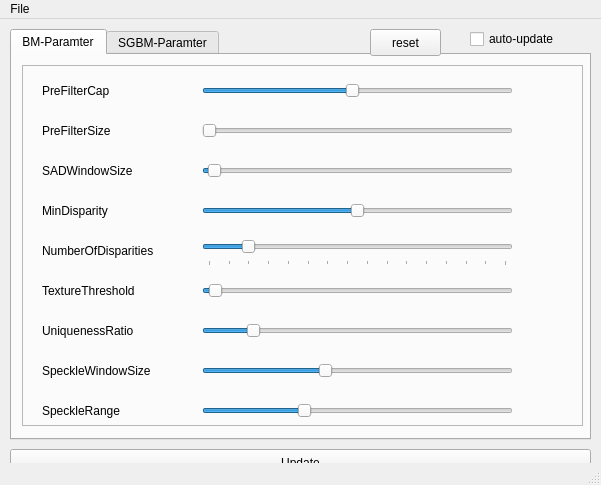
<?xml version="1.0" encoding="UTF-8"?>
<ui version="4.0">
 <class>OpenCVBM</class>
 <widget class="QMainWindow" name="OpenCVBM">
  <property name="geometry">
   <rect>
    <x>0</x>
    <y>0</y>
    <width>601</width>
    <height>485</height>
   </rect>
  </property>
  <property name="windowTitle">
   <string>OpenCVBM - Params</string>
  </property>
  <widget class="QWidget" name="centralwidget">
   <widget class="QLabel" name="BMParameter">
    <property name="geometry">
     <rect>
      <x>10</x>
      <y>10</y>
      <width>181</width>
      <height>17</height>
     </rect>
    </property>
    <property name="font">
     <font>
      <weight>75</weight>
      <bold>true</bold>
     </font>
    </property>
    <property name="text">
     <string/>
    </property>
   </widget>
   <widget class="QCheckBox" name="cb_auto_update">
    <property name="geometry">
     <rect>
      <x>470</x>
      <y>10</y>
      <width>111</width>
      <height>20</height>
     </rect>
    </property>
    <property name="text">
     <string>auto-update</string>
    </property>
    <property name="checked">
     <bool>false</bool>
    </property>
   </widget>
   <widget class="QPushButton" name="pb_update">
    <property name="enabled">
     <bool>true</bool>
    </property>
    <property name="geometry">
     <rect>
      <x>10</x>
      <y>430</y>
      <width>581</width>
      <height>27</height>
     </rect>
    </property>
    <property name="text">
     <string>Update</string>
    </property>
   </widget>
   <widget class="QTabWidget" name="tb_bm">
    <property name="geometry">
     <rect>
      <x>10</x>
      <y>10</y>
      <width>581</width>
      <height>411</height>
     </rect>
    </property>
    <property name="currentIndex">
     <number>0</number>
    </property>
    <widget class="QWidget" name="tab_bm">
     <attribute name="title">
      <string>BM-Paramter</string>
     </attribute>
     <widget class="QFrame" name="frame">
      <property name="geometry">
       <rect>
        <x>10</x>
        <y>10</y>
        <width>561</width>
        <height>361</height>
       </rect>
      </property>
      <property name="frameShape">
       <enum>QFrame::StyledPanel</enum>
      </property>
      <property name="frameShadow">
       <enum>QFrame::Raised</enum>
      </property>
      <widget class="QSlider" name="Slider_PreFilterCap">
       <property name="geometry">
        <rect>
         <x>180</x>
         <y>10</y>
         <width>311</width>
         <height>31</height>
        </rect>
       </property>
       <property name="minimum">
        <number>1</number>
       </property>
       <property name="maximum">
        <number>63</number>
       </property>
       <property name="value">
        <number>31</number>
       </property>
       <property name="orientation">
        <enum>Qt::Horizontal</enum>
       </property>
      </widget>
      <widget class="QLabel" name="PreFilterCap">
       <property name="geometry">
        <rect>
         <x>20</x>
         <y>10</y>
         <width>111</width>
         <height>31</height>
        </rect>
       </property>
       <property name="text">
        <string>PreFilterCap</string>
       </property>
      </widget>
      <widget class="QLabel" name="SADWindowSize">
       <property name="geometry">
        <rect>
         <x>20</x>
         <y>90</y>
         <width>131</width>
         <height>31</height>
        </rect>
       </property>
       <property name="text">
        <string>SADWindowSize</string>
       </property>
      </widget>
      <widget class="QLabel" name="NumberOfDisparities">
       <property name="geometry">
        <rect>
         <x>20</x>
         <y>170</y>
         <width>161</width>
         <height>31</height>
        </rect>
       </property>
       <property name="text">
        <string>NumberOfDisparities</string>
       </property>
      </widget>
      <widget class="QLabel" name="TextureThreshold">
       <property name="geometry">
        <rect>
         <x>20</x>
         <y>210</y>
         <width>131</width>
         <height>31</height>
        </rect>
       </property>
       <property name="text">
        <string>TextureThreshold</string>
       </property>
      </widget>
      <widget class="QLabel" name="UniquenessRatio">
       <property name="geometry">
        <rect>
         <x>20</x>
         <y>250</y>
         <width>131</width>
         <height>31</height>
        </rect>
       </property>
       <property name="text">
        <string>UniquenessRatio</string>
       </property>
      </widget>
      <widget class="QLabel" name="SpeckleWindowSize">
       <property name="geometry">
        <rect>
         <x>20</x>
         <y>290</y>
         <width>171</width>
         <height>31</height>
        </rect>
       </property>
       <property name="text">
        <string>SpeckleWindowSize</string>
       </property>
      </widget>
      <widget class="QLabel" name="SpeckleRange">
       <property name="geometry">
        <rect>
         <x>20</x>
         <y>330</y>
         <width>111</width>
         <height>31</height>
        </rect>
       </property>
       <property name="text">
        <string>SpeckleRange</string>
       </property>
      </widget>
      <widget class="QLabel" name="PreFilterSize">
       <property name="geometry">
        <rect>
         <x>20</x>
         <y>50</y>
         <width>111</width>
         <height>31</height>
        </rect>
       </property>
       <property name="text">
        <string>PreFilterSize</string>
       </property>
      </widget>
      <widget class="QLabel" name="MinDisparity">
       <property name="geometry">
        <rect>
         <x>20</x>
         <y>130</y>
         <width>111</width>
         <height>31</height>
        </rect>
       </property>
       <property name="text">
        <string>MinDisparity</string>
       </property>
      </widget>
      <widget class="QSlider" name="Slider_PreFilterSize">
       <property name="geometry">
        <rect>
         <x>180</x>
         <y>50</y>
         <width>311</width>
         <height>31</height>
        </rect>
       </property>
       <property name="minimum">
        <number>5</number>
       </property>
       <property name="maximum">
        <number>255</number>
       </property>
       <property name="singleStep">
        <number>2</number>
       </property>
       <property name="orientation">
        <enum>Qt::Horizontal</enum>
       </property>
      </widget>
      <widget class="QSlider" name="Slider_MinDisparity">
       <property name="geometry">
        <rect>
         <x>180</x>
         <y>130</y>
         <width>311</width>
         <height>31</height>
        </rect>
       </property>
       <property name="minimum">
        <number>-100</number>
       </property>
       <property name="maximum">
        <number>100</number>
       </property>
       <property name="value">
        <number>0</number>
       </property>
       <property name="sliderPosition">
        <number>0</number>
       </property>
       <property name="orientation">
        <enum>Qt::Horizontal</enum>
       </property>
      </widget>
      <widget class="QSlider" name="Slider_SADWindowSize">
       <property name="geometry">
        <rect>
         <x>180</x>
         <y>90</y>
         <width>311</width>
         <height>31</height>
        </rect>
       </property>
       <property name="minimum">
        <number>5</number>
       </property>
       <property name="maximum">
        <number>255</number>
       </property>
       <property name="value">
        <number>9</number>
       </property>
       <property name="orientation">
        <enum>Qt::Horizontal</enum>
       </property>
      </widget>
      <widget class="QSlider" name="Slider_NumberOfDisparities">
       <property name="geometry">
        <rect>
         <x>180</x>
         <y>170</y>
         <width>311</width>
         <height>31</height>
        </rect>
       </property>
       <property name="minimum">
        <number>16</number>
       </property>
       <property name="maximum">
        <number>256</number>
       </property>
       <property name="singleStep">
        <number>16</number>
       </property>
       <property name="pageStep">
        <number>16</number>
       </property>
       <property name="value">
        <number>48</number>
       </property>
       <property name="orientation">
        <enum>Qt::Horizontal</enum>
       </property>
       <property name="tickPosition">
        <enum>QSlider::TicksBelow</enum>
       </property>
       <property name="tickInterval">
        <number>16</number>
       </property>
      </widget>
      <widget class="QSlider" name="Slider_TextureThreshold">
       <property name="geometry">
        <rect>
         <x>180</x>
         <y>210</y>
         <width>311</width>
         <height>31</height>
        </rect>
       </property>
       <property name="maximum">
        <number>500</number>
       </property>
       <property name="value">
        <number>10</number>
       </property>
       <property name="orientation">
        <enum>Qt::Horizontal</enum>
       </property>
      </widget>
      <widget class="QSlider" name="Slider_UniquenessRatio">
       <property name="geometry">
        <rect>
         <x>180</x>
         <y>250</y>
         <width>311</width>
         <height>31</height>
        </rect>
       </property>
       <property name="maximum">
        <number>100</number>
       </property>
       <property name="value">
        <number>15</number>
       </property>
       <property name="orientation">
        <enum>Qt::Horizontal</enum>
       </property>
      </widget>
      <widget class="QSlider" name="Slider_SpeckleWindowSize">
       <property name="geometry">
        <rect>
         <x>180</x>
         <y>290</y>
         <width>311</width>
         <height>31</height>
        </rect>
       </property>
       <property name="maximum">
        <number>255</number>
       </property>
       <property name="value">
        <number>100</number>
       </property>
       <property name="orientation">
        <enum>Qt::Horizontal</enum>
       </property>
      </widget>
      <widget class="QSlider" name="Slider_SpeckleRange">
       <property name="geometry">
        <rect>
         <x>180</x>
         <y>330</y>
         <width>311</width>
         <height>31</height>
        </rect>
       </property>
       <property name="maximum">
        <number>100</number>
       </property>
       <property name="value">
        <number>32</number>
       </property>
       <property name="orientation">
        <enum>Qt::Horizontal</enum>
       </property>
       <property name="tickPosition">
        <enum>QSlider::NoTicks</enum>
       </property>
       <property name="tickInterval">
        <number>0</number>
       </property>
      </widget>
      <widget class="QLabel" name="label_PreFilterCap">
       <property name="geometry">
        <rect>
         <x>500</x>
         <y>10</y>
         <width>51</width>
         <height>31</height>
        </rect>
       </property>
       <property name="text">
        <string/>
       </property>
      </widget>
      <widget class="QLabel" name="label_PreFilterSize">
       <property name="geometry">
        <rect>
         <x>500</x>
         <y>50</y>
         <width>51</width>
         <height>31</height>
        </rect>
       </property>
       <property name="text">
        <string/>
       </property>
      </widget>
      <widget class="QLabel" name="label_MinDisparity">
       <property name="geometry">
        <rect>
         <x>500</x>
         <y>130</y>
         <width>51</width>
         <height>31</height>
        </rect>
       </property>
       <property name="text">
        <string/>
       </property>
      </widget>
      <widget class="QLabel" name="label_SADWindowSize">
       <property name="geometry">
        <rect>
         <x>500</x>
         <y>90</y>
         <width>51</width>
         <height>31</height>
        </rect>
       </property>
       <property name="text">
        <string/>
       </property>
      </widget>
      <widget class="QLabel" name="label_NumberOfDisparities">
       <property name="geometry">
        <rect>
         <x>500</x>
         <y>170</y>
         <width>51</width>
         <height>31</height>
        </rect>
       </property>
       <property name="text">
        <string/>
       </property>
      </widget>
      <widget class="QLabel" name="label_TextureThreshold">
       <property name="geometry">
        <rect>
         <x>500</x>
         <y>210</y>
         <width>51</width>
         <height>31</height>
        </rect>
       </property>
       <property name="text">
        <string/>
       </property>
      </widget>
      <widget class="QLabel" name="label_UniquenessRatio">
       <property name="geometry">
        <rect>
         <x>500</x>
         <y>250</y>
         <width>51</width>
         <height>31</height>
        </rect>
       </property>
       <property name="text">
        <string/>
       </property>
      </widget>
      <widget class="QLabel" name="label_SpeckleWindowSize">
       <property name="geometry">
        <rect>
         <x>500</x>
         <y>290</y>
         <width>51</width>
         <height>31</height>
        </rect>
       </property>
       <property name="text">
        <string/>
       </property>
      </widget>
      <widget class="QLabel" name="label_SpeckleRange">
       <property name="geometry">
        <rect>
         <x>500</x>
         <y>330</y>
         <width>51</width>
         <height>31</height>
        </rect>
       </property>
       <property name="text">
        <string/>
       </property>
      </widget>
     </widget>
    </widget>
    <widget class="QWidget" name="tab_sgbm">
     <attribute name="title">
      <string>SGBM-Paramter</string>
     </attribute>
     <widget class="QFrame" name="frame_2">
      <property name="geometry">
       <rect>
        <x>10</x>
        <y>10</y>
        <width>561</width>
        <height>361</height>
       </rect>
      </property>
      <property name="frameShape">
       <enum>QFrame::StyledPanel</enum>
      </property>
      <property name="frameShadow">
       <enum>QFrame::Raised</enum>
      </property>
      <widget class="QLabel" name="NumberOfDisparitiesSG">
       <property name="geometry">
        <rect>
         <x>20</x>
         <y>50</y>
         <width>161</width>
         <height>31</height>
        </rect>
       </property>
       <property name="text">
        <string>NumberOfDisparities</string>
       </property>
      </widget>
      <widget class="QLabel" name="UniquenessRatioSG">
       <property name="geometry">
        <rect>
         <x>20</x>
         <y>90</y>
         <width>131</width>
         <height>31</height>
        </rect>
       </property>
       <property name="text">
        <string>UniquenessRatio</string>
       </property>
      </widget>
      <widget class="QLabel" name="SpeckleWindowSizeSG">
       <property name="geometry">
        <rect>
         <x>20</x>
         <y>130</y>
         <width>171</width>
         <height>31</height>
        </rect>
       </property>
       <property name="text">
        <string>SpeckleWindowSize</string>
       </property>
      </widget>
      <widget class="QLabel" name="SpeckleRangeSG">
       <property name="geometry">
        <rect>
         <x>20</x>
         <y>170</y>
         <width>111</width>
         <height>31</height>
        </rect>
       </property>
       <property name="text">
        <string>SpeckleRange</string>
       </property>
      </widget>
      <widget class="QLabel" name="MinDisparitySG">
       <property name="geometry">
        <rect>
         <x>20</x>
         <y>10</y>
         <width>111</width>
         <height>31</height>
        </rect>
       </property>
       <property name="text">
        <string>MinDisparity</string>
       </property>
      </widget>
      <widget class="QSlider" name="Slider_MinDisparitySG">
       <property name="geometry">
        <rect>
         <x>180</x>
         <y>10</y>
         <width>311</width>
         <height>31</height>
        </rect>
       </property>
       <property name="minimum">
        <number>-100</number>
       </property>
       <property name="maximum">
        <number>100</number>
       </property>
       <property name="value">
        <number>0</number>
       </property>
       <property name="sliderPosition">
        <number>0</number>
       </property>
       <property name="orientation">
        <enum>Qt::Horizontal</enum>
       </property>
      </widget>
      <widget class="QSlider" name="Slider_NumberOfDisparitiesSG">
       <property name="geometry">
        <rect>
         <x>180</x>
         <y>50</y>
         <width>311</width>
         <height>31</height>
        </rect>
       </property>
       <property name="minimum">
        <number>16</number>
       </property>
       <property name="maximum">
        <number>256</number>
       </property>
       <property name="singleStep">
        <number>16</number>
       </property>
       <property name="pageStep">
        <number>16</number>
       </property>
       <property name="value">
        <number>48</number>
       </property>
       <property name="orientation">
        <enum>Qt::Horizontal</enum>
       </property>
       <property name="tickPosition">
        <enum>QSlider::TicksBelow</enum>
       </property>
       <property name="tickInterval">
        <number>16</number>
       </property>
      </widget>
      <widget class="QSlider" name="Slider_UniquenessRatioSG">
       <property name="geometry">
        <rect>
         <x>180</x>
         <y>90</y>
         <width>311</width>
         <height>31</height>
        </rect>
       </property>
       <property name="maximum">
        <number>100</number>
       </property>
       <property name="value">
        <number>15</number>
       </property>
       <property name="orientation">
        <enum>Qt::Horizontal</enum>
       </property>
      </widget>
      <widget class="QSlider" name="Slider_SpeckleWindowSizeSG">
       <property name="geometry">
        <rect>
         <x>180</x>
         <y>130</y>
         <width>311</width>
         <height>31</height>
        </rect>
       </property>
       <property name="maximum">
        <number>255</number>
       </property>
       <property name="value">
        <number>100</number>
       </property>
       <property name="orientation">
        <enum>Qt::Horizontal</enum>
       </property>
      </widget>
      <widget class="QSlider" name="Slider_SpeckleRangeSG">
       <property name="geometry">
        <rect>
         <x>180</x>
         <y>170</y>
         <width>311</width>
         <height>31</height>
        </rect>
       </property>
       <property name="maximum">
        <number>100</number>
       </property>
       <property name="value">
        <number>32</number>
       </property>
       <property name="orientation">
        <enum>Qt::Horizontal</enum>
       </property>
       <property name="tickPosition">
        <enum>QSlider::NoTicks</enum>
       </property>
       <property name="tickInterval">
        <number>0</number>
       </property>
      </widget>
      <widget class="QLabel" name="label_MinDisparitySG">
       <property name="geometry">
        <rect>
         <x>500</x>
         <y>10</y>
         <width>51</width>
         <height>31</height>
        </rect>
       </property>
       <property name="text">
        <string/>
       </property>
      </widget>
      <widget class="QLabel" name="label_NumberOfDisparitiesSG">
       <property name="geometry">
        <rect>
         <x>500</x>
         <y>50</y>
         <width>51</width>
         <height>31</height>
        </rect>
       </property>
       <property name="text">
        <string/>
       </property>
      </widget>
      <widget class="QLabel" name="label_UniquenessRatioSG">
       <property name="geometry">
        <rect>
         <x>500</x>
         <y>90</y>
         <width>51</width>
         <height>31</height>
        </rect>
       </property>
       <property name="text">
        <string/>
       </property>
      </widget>
      <widget class="QLabel" name="label_SpeckleWindowSizeSG">
       <property name="geometry">
        <rect>
         <x>500</x>
         <y>130</y>
         <width>51</width>
         <height>31</height>
        </rect>
       </property>
       <property name="text">
        <string/>
       </property>
      </widget>
      <widget class="QLabel" name="label_SpeckleRangeSG">
       <property name="geometry">
        <rect>
         <x>500</x>
         <y>170</y>
         <width>51</width>
         <height>31</height>
        </rect>
       </property>
       <property name="text">
        <string/>
       </property>
      </widget>
      <widget class="QLabel" name="label_SADWindowSizeSG">
       <property name="geometry">
        <rect>
         <x>500</x>
         <y>200</y>
         <width>51</width>
         <height>31</height>
        </rect>
       </property>
       <property name="text">
        <string/>
       </property>
      </widget>
      <widget class="QSlider" name="Slider_SADWindowSizeSG">
       <property name="geometry">
        <rect>
         <x>180</x>
         <y>200</y>
         <width>311</width>
         <height>31</height>
        </rect>
       </property>
       <property name="minimum">
        <number>5</number>
       </property>
       <property name="maximum">
        <number>255</number>
       </property>
       <property name="value">
        <number>9</number>
       </property>
       <property name="orientation">
        <enum>Qt::Horizontal</enum>
       </property>
      </widget>
      <widget class="QLabel" name="SADWindowSizeSG">
       <property name="geometry">
        <rect>
         <x>20</x>
         <y>200</y>
         <width>131</width>
         <height>31</height>
        </rect>
       </property>
       <property name="text">
        <string>SADWindowSize</string>
       </property>
      </widget>
     </widget>
    </widget>
   </widget>
   <widget class="QPushButton" name="pb_reset">
    <property name="geometry">
     <rect>
      <x>370</x>
      <y>10</y>
      <width>71</width>
      <height>27</height>
     </rect>
    </property>
    <property name="text">
     <string>reset</string>
    </property>
   </widget>
   <zorder>BMParameter</zorder>
   <zorder>pb_update</zorder>
   <zorder>tb_bm</zorder>
   <zorder>pb_reset</zorder>
   <zorder>cb_auto_update</zorder>
  </widget>
  <widget class="QMenuBar" name="menubar">
   <property name="geometry">
    <rect>
     <x>0</x>
     <y>0</y>
     <width>601</width>
     <height>25</height>
    </rect>
   </property>
   <widget class="QMenu" name="menuFile">
    <property name="title">
     <string>File</string>
    </property>
    <addaction name="actionSave_Image"/>
    <addaction name="actionSave_Disparity"/>
    <addaction name="separator"/>
    <addaction name="actionQuit"/>
   </widget>
   <addaction name="menuFile"/>
  </widget>
  <widget class="QStatusBar" name="statusbar"/>
  <action name="actionSave_Image">
   <property name="text">
    <string>Save Image</string>
   </property>
   <property name="shortcut">
    <string>Ctrl+S</string>
   </property>
  </action>
  <action name="actionQuit">
   <property name="text">
    <string>Quit</string>
   </property>
   <property name="shortcut">
    <string>Ctrl+Q</string>
   </property>
  </action>
  <action name="actionSave_Disparity">
   <property name="text">
    <string>Save Disparity</string>
   </property>
   <property name="shortcut">
    <string>Ctrl+D</string>
   </property>
  </action>
 </widget>
 <resources/>
 <connections>
  <connection>
   <sender>Slider_MinDisparity</sender>
   <signal>valueChanged(int)</signal>
   <receiver>OpenCVBM</receiver>
   <slot>slot_slider_MinDisparity(int)</slot>
   <hints>
    <hint type="sourcelabel">
     <x>347</x>
     <y>216</y>
    </hint>
    <hint type="destinationlabel">
     <x>307</x>
     <y>225</y>
    </hint>
   </hints>
  </connection>
  <connection>
   <sender>Slider_PreFilterCap</sender>
   <signal>valueChanged(int)</signal>
   <receiver>OpenCVBM</receiver>
   <slot>slot_slider_PreFilterCap(int)</slot>
   <hints>
    <hint type="sourcelabel">
     <x>347</x>
     <y>116</y>
    </hint>
    <hint type="destinationlabel">
     <x>307</x>
     <y>225</y>
    </hint>
   </hints>
  </connection>
  <connection>
   <sender>Slider_PreFilterSize</sender>
   <signal>valueChanged(int)</signal>
   <receiver>OpenCVBM</receiver>
   <slot>slot_slider_PreFilterSize(int)</slot>
   <hints>
    <hint type="sourcelabel">
     <x>347</x>
     <y>156</y>
    </hint>
    <hint type="destinationlabel">
     <x>307</x>
     <y>225</y>
    </hint>
   </hints>
  </connection>
  <connection>
   <sender>Slider_SADWindowSize</sender>
   <signal>valueChanged(int)</signal>
   <receiver>OpenCVBM</receiver>
   <slot>slot_slider_SADWindowSize(int)</slot>
   <hints>
    <hint type="sourcelabel">
     <x>347</x>
     <y>196</y>
    </hint>
    <hint type="destinationlabel">
     <x>307</x>
     <y>225</y>
    </hint>
   </hints>
  </connection>
  <connection>
   <sender>Slider_SpeckleRange</sender>
   <signal>valueChanged(int)</signal>
   <receiver>OpenCVBM</receiver>
   <slot>slot_slider_SpeckleRange(int)</slot>
   <hints>
    <hint type="sourcelabel">
     <x>347</x>
     <y>436</y>
    </hint>
    <hint type="destinationlabel">
     <x>307</x>
     <y>225</y>
    </hint>
   </hints>
  </connection>
  <connection>
   <sender>Slider_SpeckleWindowSize</sender>
   <signal>valueChanged(int)</signal>
   <receiver>OpenCVBM</receiver>
   <slot>slot_slider_SpeckleWindowSize(int)</slot>
   <hints>
    <hint type="sourcelabel">
     <x>347</x>
     <y>396</y>
    </hint>
    <hint type="destinationlabel">
     <x>307</x>
     <y>225</y>
    </hint>
   </hints>
  </connection>
  <connection>
   <sender>Slider_TextureThreshold</sender>
   <signal>valueChanged(int)</signal>
   <receiver>OpenCVBM</receiver>
   <slot>slot_slider_TextureThreshold(int)</slot>
   <hints>
    <hint type="sourcelabel">
     <x>347</x>
     <y>316</y>
    </hint>
    <hint type="destinationlabel">
     <x>307</x>
     <y>225</y>
    </hint>
   </hints>
  </connection>
  <connection>
   <sender>Slider_UniquenessRatio</sender>
   <signal>valueChanged(int)</signal>
   <receiver>OpenCVBM</receiver>
   <slot>slot_slider_UniquenessRatio(int)</slot>
   <hints>
    <hint type="sourcelabel">
     <x>347</x>
     <y>356</y>
    </hint>
    <hint type="destinationlabel">
     <x>307</x>
     <y>225</y>
    </hint>
   </hints>
  </connection>
  <connection>
   <sender>Slider_NumberOfDisparities</sender>
   <signal>valueChanged(int)</signal>
   <receiver>OpenCVBM</receiver>
   <slot>slot_slider_NumberOfDisparities(int)</slot>
   <hints>
    <hint type="sourcelabel">
     <x>347</x>
     <y>276</y>
    </hint>
    <hint type="destinationlabel">
     <x>307</x>
     <y>225</y>
    </hint>
   </hints>
  </connection>
  <connection>
   <sender>cb_auto_update</sender>
   <signal>stateChanged(int)</signal>
   <receiver>OpenCVBM</receiver>
   <slot>slot_auto_update(int)</slot>
   <hints>
    <hint type="sourcelabel">
     <x>525</x>
     <y>45</y>
    </hint>
    <hint type="destinationlabel">
     <x>300</x>
     <y>239</y>
    </hint>
   </hints>
  </connection>
  <connection>
   <sender>pb_update</sender>
   <signal>clicked()</signal>
   <receiver>OpenCVBM</receiver>
   <slot>slot_update()</slot>
   <hints>
    <hint type="sourcelabel">
     <x>300</x>
     <y>473</y>
    </hint>
    <hint type="destinationlabel">
     <x>300</x>
     <y>239</y>
    </hint>
   </hints>
  </connection>
  <connection>
   <sender>Slider_MinDisparitySG</sender>
   <signal>valueChanged(int)</signal>
   <receiver>OpenCVBM</receiver>
   <slot>slot_slider_MinDisparitySG(int)</slot>
   <hints>
    <hint type="sourcelabel">
     <x>357</x>
     <y>101</y>
    </hint>
    <hint type="destinationlabel">
     <x>300</x>
     <y>242</y>
    </hint>
   </hints>
  </connection>
  <connection>
   <sender>Slider_NumberOfDisparitiesSG</sender>
   <signal>valueChanged(int)</signal>
   <receiver>OpenCVBM</receiver>
   <slot>slot_slider_NumberOfDisparitiesSG(int)</slot>
   <hints>
    <hint type="sourcelabel">
     <x>357</x>
     <y>141</y>
    </hint>
    <hint type="destinationlabel">
     <x>300</x>
     <y>242</y>
    </hint>
   </hints>
  </connection>
  <connection>
   <sender>Slider_UniquenessRatioSG</sender>
   <signal>valueChanged(int)</signal>
   <receiver>OpenCVBM</receiver>
   <slot>slot_slider_UniquenessRatioSG(int)</slot>
   <hints>
    <hint type="sourcelabel">
     <x>357</x>
     <y>181</y>
    </hint>
    <hint type="destinationlabel">
     <x>300</x>
     <y>242</y>
    </hint>
   </hints>
  </connection>
  <connection>
   <sender>Slider_SpeckleWindowSizeSG</sender>
   <signal>valueChanged(int)</signal>
   <receiver>OpenCVBM</receiver>
   <slot>slot_slider_SpeckleWindowSizeSG(int)</slot>
   <hints>
    <hint type="sourcelabel">
     <x>357</x>
     <y>221</y>
    </hint>
    <hint type="destinationlabel">
     <x>300</x>
     <y>242</y>
    </hint>
   </hints>
  </connection>
  <connection>
   <sender>Slider_SpeckleRangeSG</sender>
   <signal>valueChanged(int)</signal>
   <receiver>OpenCVBM</receiver>
   <slot>slot_slider_SpeckleRangeSG(int)</slot>
   <hints>
    <hint type="sourcelabel">
     <x>357</x>
     <y>261</y>
    </hint>
    <hint type="destinationlabel">
     <x>300</x>
     <y>242</y>
    </hint>
   </hints>
  </connection>
  <connection>
   <sender>Slider_SADWindowSizeSG</sender>
   <signal>valueChanged(int)</signal>
   <receiver>OpenCVBM</receiver>
   <slot>slot_slider_SADWindowSizeSG(int)</slot>
   <hints>
    <hint type="sourcelabel">
     <x>357</x>
     <y>291</y>
    </hint>
    <hint type="destinationlabel">
     <x>300</x>
     <y>242</y>
    </hint>
   </hints>
  </connection>
  <connection>
   <sender>pb_reset</sender>
   <signal>clicked()</signal>
   <receiver>OpenCVBM</receiver>
   <slot>slot_reset()</slot>
   <hints>
    <hint type="sourcelabel">
     <x>405</x>
     <y>48</y>
    </hint>
    <hint type="destinationlabel">
     <x>300</x>
     <y>242</y>
    </hint>
   </hints>
  </connection>
  <connection>
   <sender>tb_bm</sender>
   <signal>currentChanged(int)</signal>
   <receiver>OpenCVBM</receiver>
   <slot>slot_bmtab_changed(int)</slot>
   <hints>
    <hint type="sourcelabel">
     <x>300</x>
     <y>240</y>
    </hint>
    <hint type="destinationlabel">
     <x>300</x>
     <y>242</y>
    </hint>
   </hints>
  </connection>
  <connection>
   <sender>actionSave_Image</sender>
   <signal>triggered()</signal>
   <receiver>OpenCVBM</receiver>
   <slot>slot_save_image()</slot>
   <hints>
    <hint type="sourcelabel">
     <x>-1</x>
     <y>-1</y>
    </hint>
    <hint type="destinationlabel">
     <x>300</x>
     <y>242</y>
    </hint>
   </hints>
  </connection>
  <connection>
   <sender>actionQuit</sender>
   <signal>triggered()</signal>
   <receiver>OpenCVBM</receiver>
   <slot>slot_quit()</slot>
   <hints>
    <hint type="sourcelabel">
     <x>-1</x>
     <y>-1</y>
    </hint>
    <hint type="destinationlabel">
     <x>300</x>
     <y>242</y>
    </hint>
   </hints>
  </connection>
  <connection>
   <sender>actionSave_Disparity</sender>
   <signal>triggered()</signal>
   <receiver>OpenCVBM</receiver>
   <slot>slot_save_disparity()</slot>
   <hints>
    <hint type="sourcelabel">
     <x>-1</x>
     <y>-1</y>
    </hint>
    <hint type="destinationlabel">
     <x>300</x>
     <y>242</y>
    </hint>
   </hints>
  </connection>
 </connections>
 <slots>
  <slot>slot_slider_PreFilterCap(int)</slot>
  <slot>slot_slider_PreFilterSize(int)</slot>
  <slot>slot_slider_MinDisparity(int)</slot>
  <slot>slot_slider_SADWindowSize(int)</slot>
  <slot>slot_slider_NumberOfDisparities(int)</slot>
  <slot>slot_slider_TextureThreshold(int)</slot>
  <slot>slot_slider_UniquenessRatio(int)</slot>
  <slot>slot_slider_SpeckleWindowSize(int)</slot>
  <slot>slot_slider_SpeckleRange(int)</slot>
  <slot>slot_auto_update(int)</slot>
  <slot>slot_update()</slot>
  <slot>slot_slider_MinDisparitySG(int)</slot>
  <slot>slot_slider_SADWindowSizeSG(int)</slot>
  <slot>slot_slider_NumberOfDisparitiesSG(int)</slot>
  <slot>slot_slider_UniquenessRatioSG(int)</slot>
  <slot>slot_slider_SpeckleWindowSizeSG(int)</slot>
  <slot>slot_slider_SpeckleRangeSG(int)</slot>
  <slot>slot_reset()</slot>
  <slot>slot_bmtab_changed(int)</slot>
  <slot>slot_save_image()</slot>
  <slot>slot_quit()</slot>
 </slots>
</ui>
